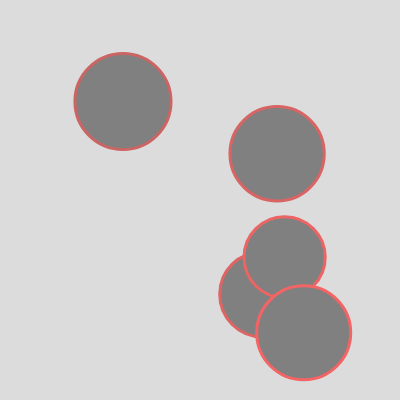
Frame 1 (no input)
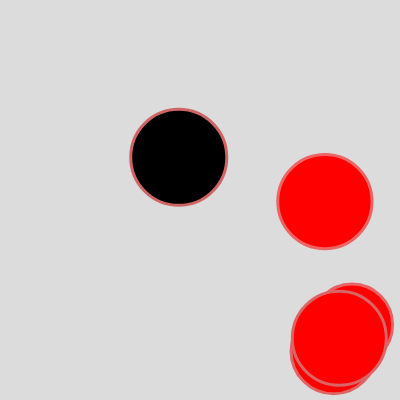
Frame 60 (no input)
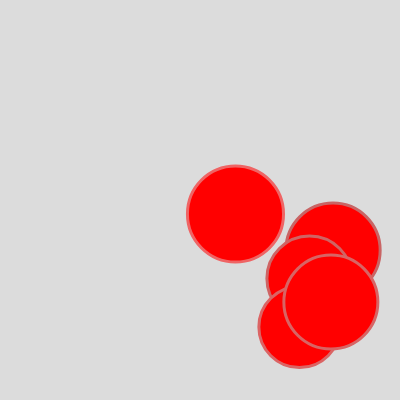
Frame 120 (the mouse pressed at the canvas centre since frame 60)

The p5.js sketch that drew these frames (run headless with seeded random() and noise() and a simulated clock; from frame 60 on, the mouse is pressed at the canvas centre):

// p5.js sketch
// ── sketch.js
// W6.4-2 red proximity black distance vv
// https://editor.p5js.org/benjamin.bergery/sketches/nFLHbUrSe

//Take the question above and make the balls' color toggle, turning red when a ball comes close to another ball and then turning back to white when it comes close to another ball again.

let bballs = [];

function setup() {
  createCanvas(400, 400);

  // fill array with new instances of Bball

  for (let indy = 0; indy < 5; indy++) {
    let bradius = random(40, 50);
    let bspeed = random(0.5, 2);
    let xstart = random(bradius, width - bradius);
    let ystart = random(bradius, height - bradius);
    bball = new Bball(xstart, ystart, bradius, bspeed);
    bballs.push(bball);
  }
}

function draw() {
  background(220);

  // outer loop does moving and bouncing
  for (bball of bballs) {
    bball.bounceRandom();
    let gettingNear = false;     
  
    // inner loop checks proximity
    for (let other of bballs) {
      if (bball !== other && bball.nearEnough(other)) {
        // console.log("getting near");
        gettingNear = true;
      }
    }
    
  // at end of outer loop
  //change color according to proximity
    if (gettingNear) {
      bball.changeColor('red');
    } else {
      bball.changeColor(0);
    }
  }
}

/*** CLASS ********************/

class Bball {
  constructor(x, y, r, bsp) {
    this.x = x;
    this.y = y;
    this.r = r;
    this.xsp = bsp; // xspeed
    this.ysp = bsp; // yspeed
    this.brightness = 128;
  }

  //*** new class functions ***//
  
  nearEnough(other) {
    let d = dist(this.x, this.y, other.x, other.y);
     // return false;
    return (this.r + other.r > d - 40);
  }

  changeColor(c) {
    this.brightness = c;
  }

  //*** old class functions ***//

  // meta function inside class
  bounceRandom() {
    this.move();
    this.show();
  }

  show() {
    stroke(random(200, 250), 100, 100);
    strokeWeight(3);
    // noFill();
    fill(this.brightness);
    ellipse(this.x, this.y, this.r * 2);
  }

  move() {
    // move ball
    this.x = this.x + this.xsp;
    this.y = this.y + this.ysp;
    //// bounce x
    if (this.x >= width - this.r || this.x <= 0 + this.r) {
      this.xsp = -this.xsp;
    }
    ////// bounce y
    if (this.y >= height - this.r || this.y <= 0 + this.r) {
      this.ysp = -this.ysp;
    }
  }
}

/*******************************/
// based on my previous exercise https://editor.p5js.org/benjamin.bergery/sketches/WUlFUTdMe

// clicked(mX, mY) {
//   let d = dist(this.x, this.y, mX, mY);
//   if (d < this.r) {
//     // ball clicked);
//     if (this.brightness == 0) {
//       this.brightness = 255;
//     } else {
//       this.brightness = 0;
//     }
//   }
// }

//*** change color ***//
// changeColor() {
//   if (this.brightness == 0) {
//     this.brightness = 255;
//   } else {
//     this.brightness = 0;
//   }
// }

  // intersectsBool(other) {
  //   let d = dist(this.x, this.y, other.x, other.y);
  //   // return true;
  //   return this.r + other.r > d;
  // }

/*** NOTES ********************/

// verbose
//if (d < this.r + other.r){
//    return true;
// }
// else { return false;}

// less verbose
//return = (d < this.r + other.r);

// Part 2.:
//Part 3: Take Challenge .A and instead delete both balls when they come near each other. HINT: Beware of empty array positions!
